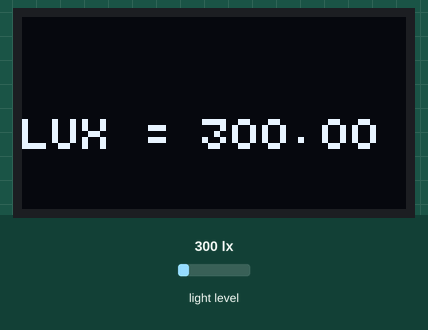
Simulated run of this program. Board: BBC micro:bit running MicroPython. Shown: 128×64 one-colour display. The test bench sets the inputs (shaded band); at power-on: light level 300 lx. What the program prints to the serial console is not drawn.

Above: at 1.2 s.
1.3 s: light level set to 40 lx
At 2.1 s:
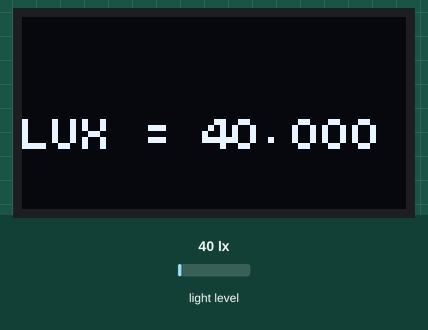
2.9 s: light level set to 500 lx
At 4.8 s:
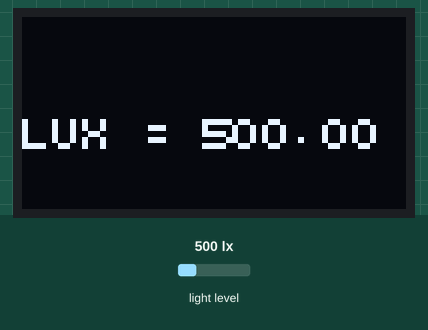
5.1 s: light level set to 1000 lx
At 6.5 s:
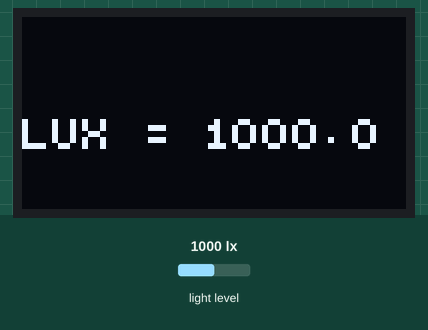
Timing chart, 0 to 8.1 s (numbered marks = the images above; inputs shaded):
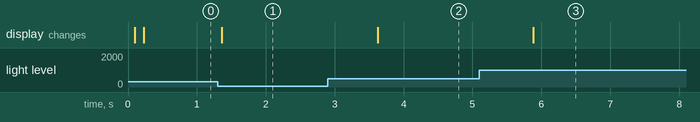

Measured:
- after the input at 1.3 s, the display: changes after 0.06 s (image 1)
- after the input at 2.9 s, the display: changes after 0.72 s (image 2)
- after the input at 5.1 s, the display: changes after 0.79 s (image 3)

The program:

EX22_BH1750_AND_OLED___1_.py
```python
from microbit import *
import gc
from ssd1306 import initialize, clear_oled
from ssd1306_text import add_text

i2c.init(freq=100000, sda=pin20, scl=pin19)
addr = 0x23

initialize()
clear_oled()
gc.collect()

while True:
    i2c.write(addr, bytes([0x10]))
    sleep(120)
    data = i2c.read(addr, 2)
    lux = (data[0] << 8 | data[1]) / (1.2)
    add_text(0, 2, "LUX = " + "{0:.2f}".format(lux))
    # add_text(0, 2, "LUX = " + str(lux))
    # print("LUX = " + ('%.2f'(str(lux))))
    print("LUX = " + "{0:.2f}".format(lux))
    sleep(1000)
```
